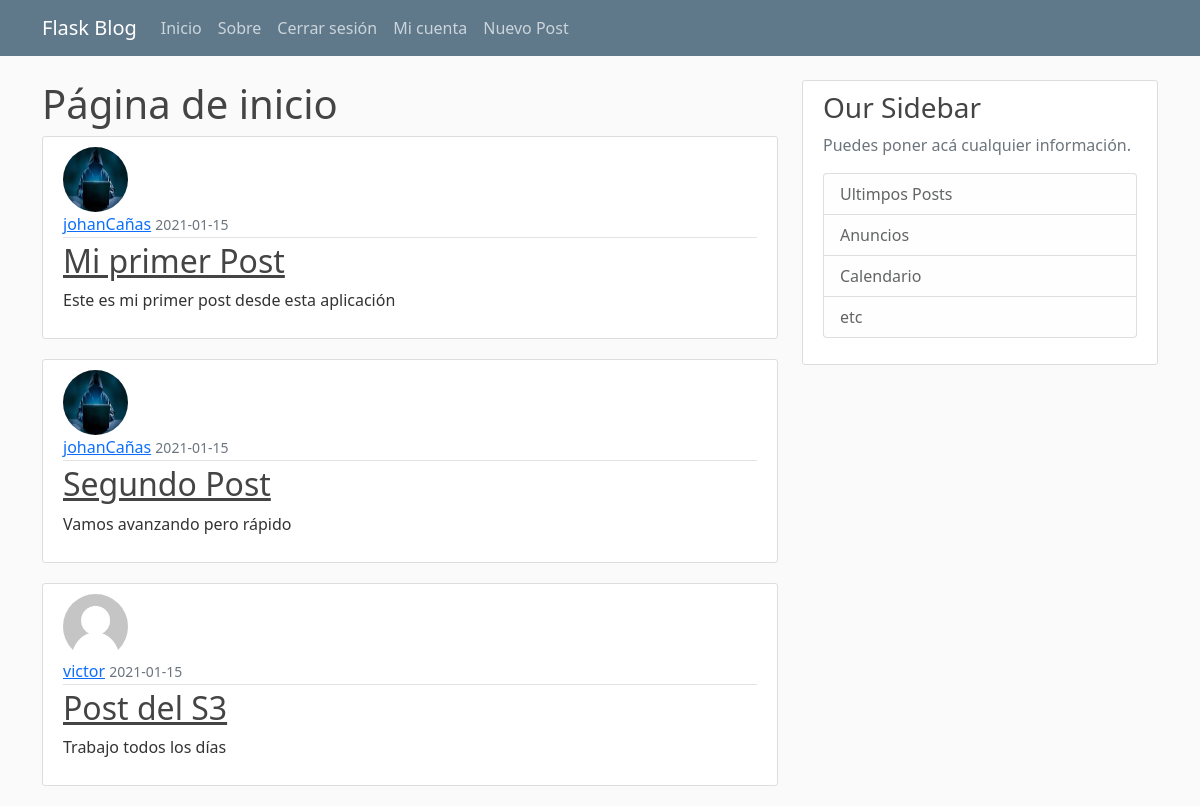
Screenshot of /home (signed in) with the database file from the repository.
### flaskblog/models.py (models this page shows, shortened)
class Post(db.Model):
    id= db.Column(db.Integer, primary_key=True)
    title= db.Column(db.String(100), nullable=False)
    date_posted= db.Column(db.DateTime, nullable=False, default=datetime.utcnow)
    content = db.Column(db.Text, nullable=False)
    '''se establece la relacion de el post con el usuario con su id'''
    user_id = db.Column(db.Integer, db.ForeignKey('user.id'), nullable=False)

class User(db.Model, UserMixin):
    id= db.Column(db.Integer, primary_key=True)
    username= db.Column(db.String(20), unique=True, nullable=False)
    email= db.Column(db.String(100), unique=True, nullable=False)
    image_file= db.Column(db.String(50), nullable=False, default='default.jpg')
    password= db.Column(db.String(60), nullable=False)
    '''Relacion uno a muchos '''
    post = db.relationship('Post', backref='author', lazy=True)

### flaskblog/routes.py (the view)
@app.route('/')
@app.route('/home')
def home():
    posts = Post.query.all()
    return render_template('home.html', posts=posts)

### flaskblog/models.py (called while the page is built)
@login_manager.user_loader # decorator para validar si el usuario está autenticado
def load_user(user_id):
    return User.query.get(int(user_id))

### flaskblog/templates/home.html
{% extends 'base.html' %}
{% block content %}
    <h1>Página de inicio</h1>
    {% for post in posts %}
        <article class="media content-section">
            <img class="rounded-circle article-img" src="{{ url_for('static', filename='profile_pics/' + post.author.image_file)}}" alt="">
            <div class="media-body">
            <div class="article-metadata">
                <a class="mr-2" href="#">{{ post.author.username }}</a>
                <small class="text-muted">{{ post.date_posted.strftime('%Y-%m-%d') }}</small>
            </div>
            <h2><a class="article-title" href="{{ url_for('post', post_id=post.id) }}">{{ post.title }}</a></h2>
            <p class="article-content">{{ post.content }}</p>
            </div>
        </article>
    {% endfor %}
{% endblock %}

### flaskblog/static/main.css (style rules this page uses)
body { background: #fafafa; color: #333333; margin-top: 5rem; }
h1, h2, h3, h4, h5, h6 { color: #444444; }
.content-section { background: #ffffff; padding: 10px 20px; border: 1px solid #dddddd; border-radius: 3px; margin-bottom: 20px; }
.article-title { color: #444444; }
.article-content { white-space: pre-line; }
.article-img { height: 65px; width: 65px; margin-right: 16px; }
.article-metadata { padding-bottom: 1px; margin-bottom: 4px; border-bottom: 1px solid #e3e3e3 }

### rows the page displays
Post: image_file (picture), author.username "johanCañas", date_posted "2021-01-15", title "Mi primer Post", content "Este es mi primer post desde esta aplicación"
Post: image_file (picture), author.username "johanCañas", date_posted "2021-01-15", title "Segundo Post", content "Vamos avanzando pero rápido"
Post: image_file (placeholder picture), author.username "victor", date_posted "2021-01-15", title "Post del S3", content "Trabajo todos los días"
